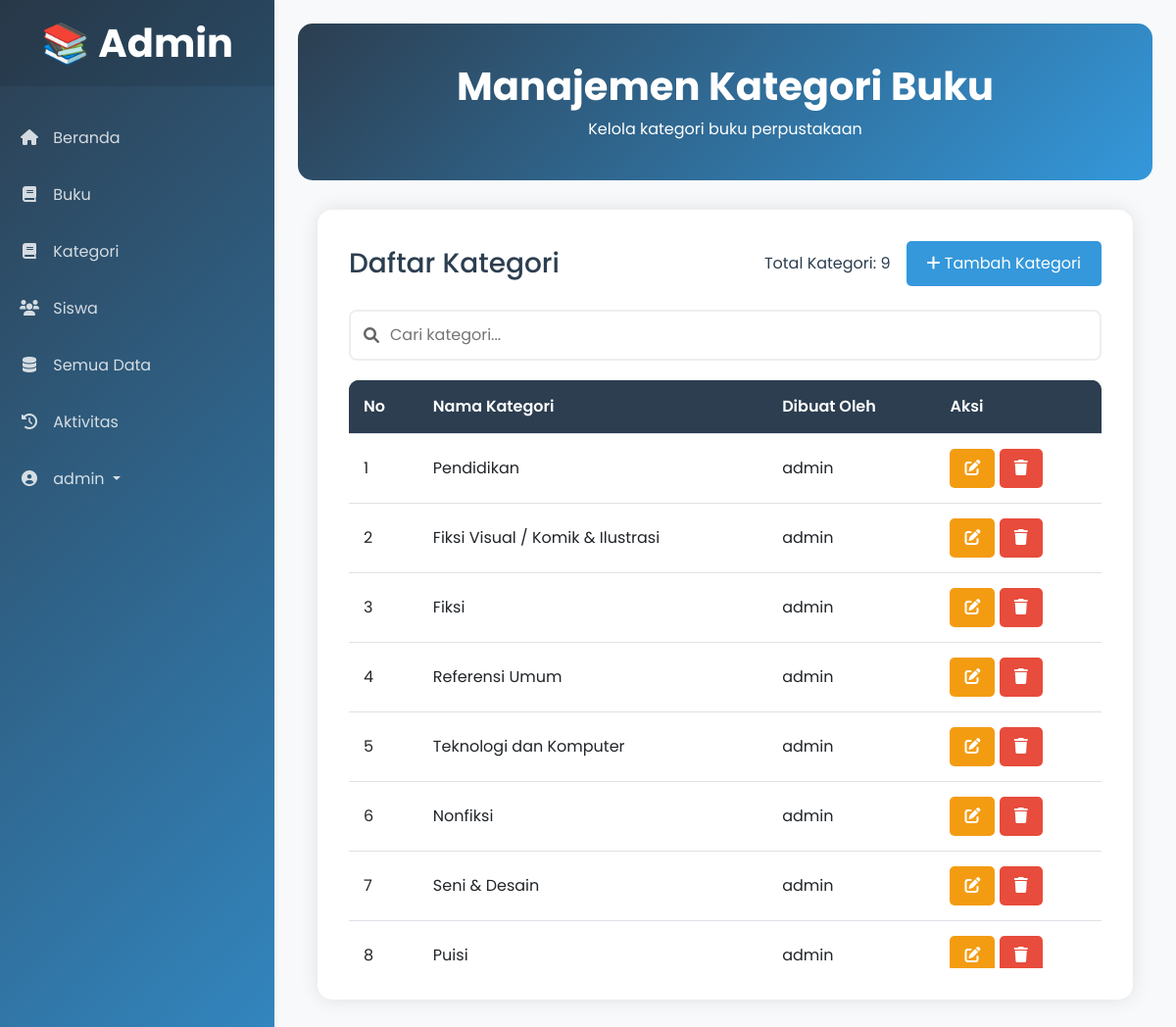
The page /perpustakaan/admin/kategori/kategori-data.php (signed in) on the database its author committed.
### tables this page shows
CREATE TABLE `kategori` (
  `id_kategori` int(11) NOT NULL,
  `nama` varchar(255) NOT NULL,
  `dibuat_oleh` varchar(255) DEFAULT NULL
);

### perpustakaan/config/app.php (called while the page is built, shortened)
<?php
include "koneksi.php";
function select($query)
{
    global $db;
    $result = mysqli_query($db, $query);
    $rows = [];
    while ($row = mysqli_fetch_assoc($result)) {
        $rows[] = $row;
    }
    return $rows;
}

### perpustakaan/admin/kategori/kategori-data.php (the view, shortened to what this page needs)
<?php
$kategori_buku = select("SELECT * FROM kategori");
$total_kategori = select("SELECT COUNT(*) as total FROM kategori")[0]['total'];
?>
<!DOCTYPE html>
<html lang="id">
<head>
    <link href="https://cdn.jsdelivr.net/npm/bootstrap@5.3.0/dist/css/bootstrap.min.css" rel="stylesheet">
    <link href="https://unpkg.com/aos@2.3.1/dist/aos.css" rel="stylesheet">
    <link rel="stylesheet" href="https://cdnjs.cloudflare.com/ajax/libs/font-awesome/6.0.0/css/all.min.css">
    <link rel="stylesheet" href="../../assets/css/admin/kategori-data.css">
</head>
<body>
    <div class="d-flex">
        <div class="sidebar text-white" data-aos="fade-right" data-aos-duration="1500">
            <div class="sidebar-header">
                <h1 class="fw-bold mb-0">📚 Admin</h1>
            </div>
            <ul class="nav flex-column mt-4">
                <li class="nav-item">
                    <a class="nav-link" href="../../landing/admin.php">
                        <i class="fas fa-home"></i> Beranda
                    </a>
                </li>
                <li class="nav-item">
                    <a class="nav-link" href="../buku/buku.php">
                        <i class="fas fa-book"></i> Buku
                    </a>
                </li>
                <li class="nav-item">
                    <a class="nav-link active" href="#kategori">
                        <i class="fas fa-book"></i> Kategori
                    </a>
                </li>
                <li class="nav-item">
                    <a class="nav-link" href="../siswa/siswa-data.php">
                        <i class="fas fa-users"></i> Siswa
                    </a>
                </li>
                <li class="nav-item">
                    <a class="nav-link" href="../semuaData/semua-data.php">
                        <i class="fas fa-database"></i> Semua Data
                    </a>
                </li>
                <li class="nav-item">
                    <a class="nav-link" href="../aktivitas/aktivitas-data.php">
                        <i class="fas fa-history"></i> Aktivitas
                    </a>
                </li>
                <li class="nav-item dropdown">
                    <a class="nav-link dropdown-toggle" href="#" role="button" data-bs-toggle="dropdown" aria-expanded="false">
                        <i class="fas fa-user-circle"></i> <?= $_SESSION['username'] ?? 'User' ?>
                    </a>
                </li>
            </ul>
        </div>
        <div class="content w-100">
            <div class="container-fluid p-4">
                <div class="header" data-aos="fade-up">
                    <h1 class="fw-bold">Manajemen Kategori Buku</h1>
                    <p class="mb-0">Kelola kategori buku perpustakaan</p>
                </div>
                <div class="custom-container" data-aos="fade-up" data-aos-delay="200">
                    <div class="d-flex justify-content-between align-items-center mb-4">
                        <h3 class="mb-0">Daftar Kategori</h3>
                        <div class="d-flex align-items-center gap-3">
                            <span class="total-count">Total Kategori: <?= $total_kategori ?></span>
                            <a href="add-data-kategori.php" class="btn btn-add">
                                <i class="fas fa-plus"></i> Tambah Kategori
                            </a>
                        </div>
                    </div>
                    <div class="search-container">
                        <i class="fas fa-search search-icon"></i>
                        <input type="text" class="search-input" id="searchInput" placeholder="Cari kategori...">
                    </div>
                    <div class="table-responsive">
                        <table class="table custom-table" id="dataTable">
                            <thead>
                                <tr>
                                    <th scope="col">No</th>
                                    <th scope="col">Nama Kategori</th>
                                    <th scope="col">Dibuat Oleh</th>
                                    <th scope="col">Aksi</th>
                                </tr>
                            </thead>
                            <tbody>
                                <?php $no = 1; ?>
                                <?php foreach ($kategori_buku as $kategori): ?>
                                    <tr>
                                        <td><?= $no++; ?></td>
                                        <td><?= $kategori['nama']; ?></td>
                                        <td><?= $kategori['dibuat_oleh']; ?></td>
                                        <td>
                                            <a href="edit-data-kategori.php?id=<?= $kategori['id_kategori']; ?>"
                                               class="btn btn-action btn-edit">
                                                <i class="fas fa-edit"></i>
                                            </a>
                                            <a href="delete-data-kategori.php?id=<?= $kategori['id_kategori']; ?>"
                                               class="btn btn-action btn-delete"
                                               onclick="return confirm('Yakin ingin menghapus kategori ini?')">
                                                <i class="fas fa-trash"></i>
                                            </a>
                                        </td>
                                    </tr>
                                <?php endforeach; ?>
                            </tbody>
                        </table>
                    </div>
                </div>
            </div>
        </div>
    </div>
</body>
</html>

### perpustakaan/assets/css/admin/kategori-data.css (style rules this page uses)
:root { --primary-color: #2c3e50; --secondary-color: #3498db; --accent-color: #e74c3c; --success-color: #2ecc71; --warning-color: #f39c12; --text-color: #2c3e50; --light-bg: #f8f9fa; }
body { background-color: var(--light-bg); font-family: 'Poppins', sans-serif; color: var(--text-color); }
.sidebar { background: linear-gradient(135deg, var(--primary-color), var(--secondary-color)); width: 280px; min-height: 100vh; position: fixed; top: 0; left: 0; z-index: 1000; transition: all 0.3s ease; box-shadow: 0 2px 5px rgba(0,0,0,0.1); }
.content { margin-left: 280px; transition: all 0.3s ease; }
.sidebar-header { padding: 20px; background: rgba(0,0,0,0.1); }
.nav-link { padding: 12px 20px; color: rgba(255,255,255,0.8); transition: all 0.3s ease; border-radius: 5px; margin: 5px 0; }
.nav-link i { margin-right: 10px; width: 20px; text-align: center; }
.custom-container { background: white; border-radius: 15px; padding: 2rem; box-shadow: 0 0 20px rgba(0,0,0,0.1); margin: 20px; }
.header { background: linear-gradient(135deg, var(--primary-color), var(--secondary-color)); padding: 40px 20px; border-radius: 15px; color: white; margin-bottom: 30px; text-align: center; }
.custom-table { border-radius: 10px; overflow: hidden; box-shadow: 0 0 10px rgba(0,0,0,0.1); }
.custom-table thead th { background-color: var(--primary-color); color: white; padding: 15px; font-weight: 600; }
.custom-table tbody td { padding: 15px; vertical-align: middle; }
.btn-action { padding: 8px 15px; border-radius: 5px; font-weight: 500; transition: all 0.3s ease; }
.btn-edit { background-color: var(--warning-color); color: white; border: none; }
.btn-delete { background-color: var(--accent-color); color: white; border: none; }
.btn-add { background-color: var(--secondary-color); color: white; padding: 10px 20px; border-radius: 5px; transition: all 0.3s ease; }
.search-container { margin-bottom: 20px; position: relative; }
.search-input { width: 100%; padding: 12px 20px; padding-left: 40px; border: 2px solid #eee; border-radius: 8px; font-size: 1rem; transition: all 0.3s ease; }
.search-icon { position: absolute; left: 15px; top: 50%; transform: translateY(-50%); color: #666; }

### perpustakaan/admin/kategori/kategori-data.php (style rules this page uses)
.table-responsive { max-height: 600px; overflow-y: auto; scrollbar-width: thin; scrollbar-color: var(--secondary-color) #f0f0f0; }
.custom-table { border-collapse: separate; border-spacing: 0; }
.custom-table thead { position: sticky; top: 0; z-index: 1; background-color: var(--primary-color); }
.custom-table thead th { position: sticky; top: 0; background-color: var(--primary-color); z-index: 1; }
.custom-table tbody { position: relative; }
.sidebar-header { padding: 20px; background: rgba(0,0,0,0.1); text-align: center; }

### rows shown on the page
kategori: nama "Pendidikan", dibuat_oleh "admin"
kategori: nama "Fiksi Visual / Komik & Ilustrasi", dibuat_oleh "admin"
kategori: nama "Fiksi", dibuat_oleh "admin"
kategori: nama "Referensi Umum", dibuat_oleh "admin"
kategori: nama "Teknologi dan Komputer", dibuat_oleh "admin"
kategori: nama "Nonfiksi", dibuat_oleh "admin"
kategori: nama "Seni & Desain", dibuat_oleh "admin"
kategori: nama "Puisi", dibuat_oleh "admin"

### other values the page prints
$_SESSION['username'] "admin"
$total_kategori "9"
